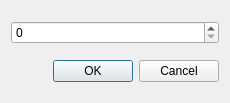
<?xml version="1.0" encoding="UTF-8"?>
<ui version="4.0">
 <class>AddBreakpointPopup</class>
 <widget class="QDialog" name="AddBreakpointPopup">
  <property name="geometry">
   <rect>
    <x>0</x>
    <y>0</y>
    <width>230</width>
    <height>103</height>
   </rect>
  </property>
  <property name="windowTitle">
   <string>Toggle Breakpoint</string>
  </property>
  <layout class="QVBoxLayout" name="verticalLayout">
   <item>
    <widget class="HexSpinBox" name="spinBox">
     <property name="maximum">
      <number>1000000</number>
     </property>
     <property name="singleStep">
      <number>4</number>
     </property>
    </widget>
   </item>
   <item>
    <widget class="QDialogButtonBox" name="buttonBox">
     <property name="orientation">
      <enum>Qt::Horizontal</enum>
     </property>
     <property name="standardButtons">
      <set>QDialogButtonBox::Cancel|QDialogButtonBox::Ok</set>
     </property>
    </widget>
   </item>
  </layout>
 </widget>
 <customwidgets>
  <customwidget>
   <class>HexSpinBox</class>
   <extends>QSpinBox</extends>
   <header>ui/hexspinbox.h</header>
  </customwidget>
 </customwidgets>
 <resources/>
 <connections>
  <connection>
   <sender>buttonBox</sender>
   <signal>accepted()</signal>
   <receiver>AddBreakpointPopup</receiver>
   <slot>accept()</slot>
   <hints>
    <hint type="sourcelabel">
     <x>248</x>
     <y>254</y>
    </hint>
    <hint type="destinationlabel">
     <x>157</x>
     <y>274</y>
    </hint>
   </hints>
  </connection>
  <connection>
   <sender>buttonBox</sender>
   <signal>rejected()</signal>
   <receiver>AddBreakpointPopup</receiver>
   <slot>reject()</slot>
   <hints>
    <hint type="sourcelabel">
     <x>316</x>
     <y>260</y>
    </hint>
    <hint type="destinationlabel">
     <x>286</x>
     <y>274</y>
    </hint>
   </hints>
  </connection>
 </connections>
</ui>
